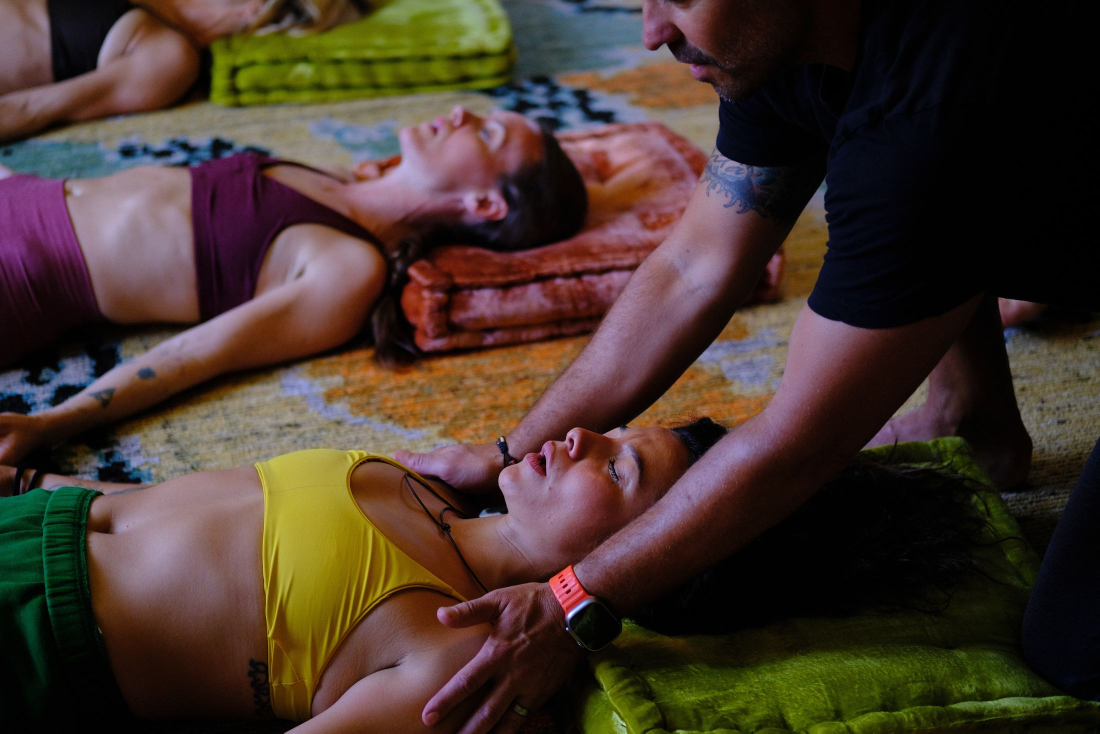
#> input picture assets/photos/assist-hands.jpg, 2200 x 1467 px (shown at 1/2 size)
$ python optimize_photos.py ../assets/images/limewash.webp
#> lines starting #> are read from the running program, lines starting #| are printed output that depends on the picture
#!/usr/bin/env python3
"""Make the AVIF and WebP variants the pages actually serve.

assets/photos/ holds the masters - full size, one per photograph, the files
the EDIT panel lists and the ones to keep. Nothing on the site links to them
directly any more: build_d9.py wraps every <img> in a <picture> pointing at
assets/photos/opt/, and this is what fills that folder.

Run it after adding a photograph. It skips anything already made, so it is
cheap to run every time; pass --force to rebuild everything.

    python3 tools/optimize_photos.py [--force]

design-9/ is what Cloudflare publishes as the site root, so the variants and
the manifest are mirrored there as well - that copy is the one visitors get.
"""
import json, pathlib, sys
from PIL import Image

ROOT = pathlib.Path(__file__).resolve().parent.parent
SRC = ROOT / "assets" / "photos"
# Alongside the masters, because the Cloudflare Pages build command is
#   cp -r assets design-9/
# and design-9 is what gets served. Anything not under assets/ never reaches
# the site.
OPT = SRC / "opt"
WIDTHS = [800, 1400, 2200]
# AVIF only. WebP was the second format for browsers without AVIF, but those
# browsers already have somewhere to land - the <img>'s own JPEG - so the
# WebP set was 9MB of repository buying a slightly smaller file for a few
# percent of visitors. 52 was picked by eye on the widest photographs, where
# banding shows first.
Q = {"avif": 52}
FORCE = "--force" in sys.argv


def variants(path):
    """(kind, width) -> file, for every size worth making from this master."""
    with Image.open(path) as im:
#> im is the input picture: PIL image 2200x1467 RGB; mean R, G, B 70.1, 54.1, 45.1
        w = im.width
#> w = 2200
        out = {}
        for kind in ("avif",):
            made = []
            for target in WIDTHS:
                # never upscale, and never make a size within 5% of one below
                if target > w * 1.05:
                    continue
                tw = min(target, w)
                dest = OPT / f"{path.stem}-{target}.{kind}"
                made.append(target)
                if dest.exists() and not FORCE:
                    continue
                r = im.convert("RGB").resize(
                    (tw, round(im.height * tw / im.width)), Image.LANCZOS)
                r.save(dest, quality=Q[kind])
                print("wrote", dest.name)
            if made:
                out[kind] = made
#> this loop made 1 pass
#> pass 1, in variants, `r.save(dest, quality=Q[kind])`:
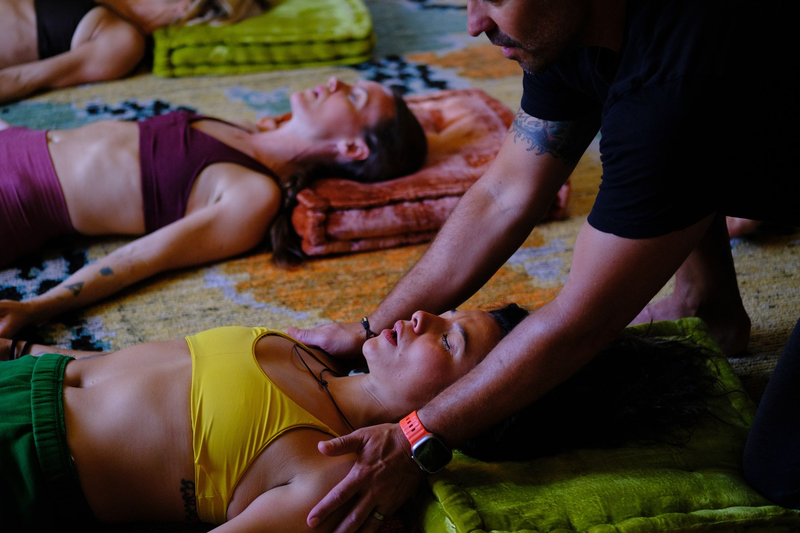
#> saved as assist-hands-800.avif: PIL image 800x533 RGB; mean R, G, B 70.1, 54.1, 45.1
#> after the loop, out = {'avif': [800, 1400, 2200]}
    return out


def main():
    OPT.mkdir(parents=True, exist_ok=True)
    manifest = {}
    for f in sorted(SRC.iterdir()):
        if f.suffix.lower() not in (".jpg", ".jpeg", ".png"):
            continue
        v = variants(f)
#> v = {'avif': [800, 1400, 2200]}
        if v:
            manifest[f.stem] = v
    (OPT / "manifest.json").write_text(json.dumps(manifest))

    total = sum(p.stat().st_size for p in OPT.iterdir())
    print(f"{len(manifest)} photographs, {len(list(OPT.iterdir()))} files, "
          f"{total // 1024}KB in assets/photos/opt")
#| 1 photographs, 1 files, 0KB in assets/photos/opt


if __name__ == "__main__":
    main()
